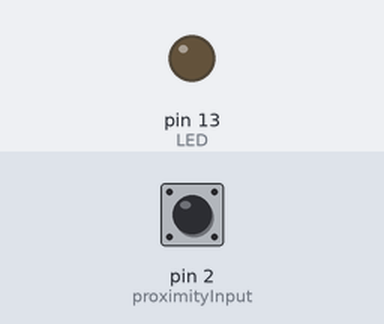
A sketch run on a simulated Arduino Uno, built with avr-gcc and run on an emulated ATmega328P. On the bench: output pins drawn as LEDs (lit = HIGH). The inputs (shaded band) are chosen by the test bench; at power-on: pin 2 (proximityInput) HIGH.

Above: at 1.2 s.
1.3 s: pin 2 (proximityInput) pulled LOW for 3.2 s
At 2.2 s:
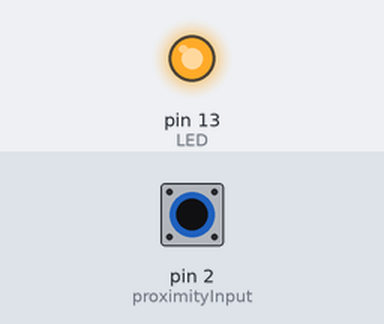
6.8 s: pin 2 (proximityInput) pulled LOW for 0.15 s
At 9.1 s:
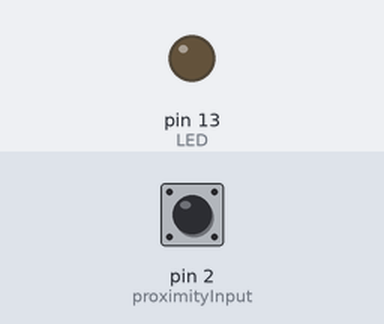
9.9 s: pin 2 (proximityInput) pulled LOW for 1 s
At 11.2 s:
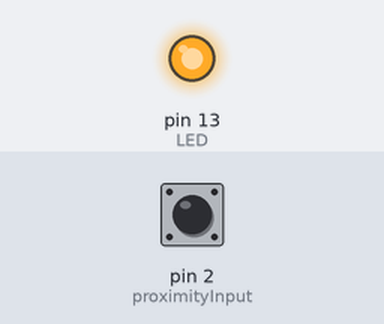
Timing chart, 0 to 13.4 s (numbered marks = the images above; inputs shaded):
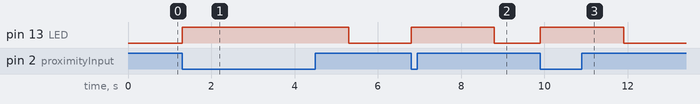

Measured:
- after the input at 1.3 s, pin 13 (LED): LOW → HIGH at once, → LOW 4.0 s later
- after the input at 6.8 s, pin 13 (LED): LOW → HIGH at once, → LOW 2.0 s later
- after the input at 9.9 s, pin 13 (LED): LOW → HIGH at once, → LOW 2.0 s later

The sketch:

Inductive_Proximity_Sensor.ino
```cpp
/*
Code for Inductive Proximity Sensor
Goal is to have the LED blink when the sensor detects something

October 26, 2020
*/

// Input Output
const int proximityInput = 2;
const int LED = 13;

// Sensor Variable
int sensorState;

void setup() {
  // Sets up pins as Input and Output
  pinMode(proximityInput, INPUT_PULLUP);
  pinMode(LED, OUTPUT);
}

void loop() {
  // Reads the value as either high or low
  sensorState = digitalRead(proximityInput);
  // sensorState == LOW means there is a detectable object within sensor's proximity
  if(sensorState == LOW){
    // Turn the LED on for two seconds then turns it off
    digitalWrite(LED, HIGH);
    delay(2000);
    digitalWrite(LED, LOW);
  }
}
```
